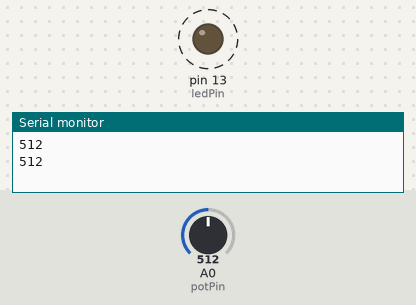
The sketch below on a simulated Arduino Uno, built with avr-gcc and run on an emulated ATmega328P. On the bench: output pins drawn as LEDs (lit = HIGH), the last lines printed to the serial monitor. Dashed ring = blinking. The test bench sets the inputs (shaded band); at power-on: A0 (potPin) = 512.

Above: at 1.8 s.
1.9 s: A0 (potPin) set to 306
At 2.2 s:
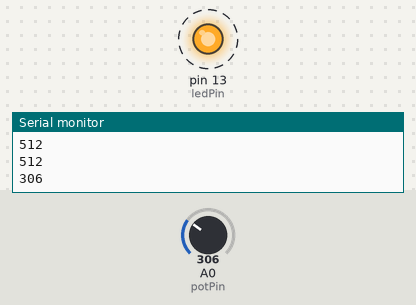
5.4 s: A0 (potPin) set to 122
At 5.56 s:
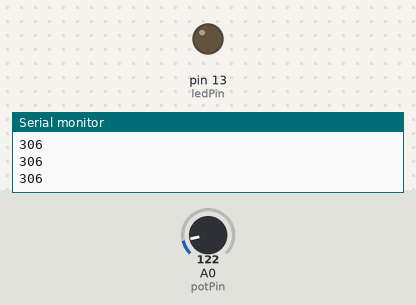
Timing chart, 0 to 14.9 s (numbered marks = the images above; inputs shaded):
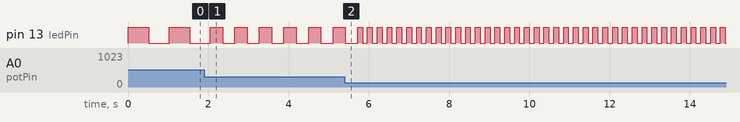

Measured:
- after the input at 1.9 s, pin 13 (ledPin): alternates HIGH for 0.31 s and LOW for 0.31 s, starting after 0.46 s
- by itself, pin 13 (ledPin): alternates HIGH for 0.51 s and LOW for 0.51 s

The sketch:

ex02_LED_potentiometer.ino
```cpp
/*
  Programme pour mesurer la position d’un potentiomètre
  et l’utiliser pour contrôler le rythme de clignotement d'une LED.

  Matériel :
    - Arduino Uno
    - LED
    - Résistance 330 ohm
    - Potentiometer
    - Breadboard
    - Câbles

  Connectique :
    - LED + connecté au pin 13
    - LED — connecté à la résistance 220 ohm
    - Résistance 220 ohm connectée au GND
    - Potentiomètre broche ext 1 connectée au 5V
    - Potentiomètre broche ext 2 connectée au GND
    - Potentiomètre broche centrale connectée au pin ANALOG IN A0
*/

// 1 - Entête du programme
// espace pour déclarer des librairies externes
// #include <nomDeLaLibrairie>

// définir des constantes
// const type nom = valeur;  ou  #define nom valeur;

// déclarer des variables globales qui seront modifiées lors de l'éxécution du programme
// type nom;

int potPin = A0;       // Le potentiomètre est connecté au analog pin A0
int ledPin = 13;       // Le LED est connecté au digital pin 13
int potValue;          // Déclaration d'une variable entière pour stocker la valeur du potentiomètre

// 2 - Fonction setup()
void setup(){
  // commandes exécutées une seule fois, au lancement du programme
  Serial.begin(9600);      // open the serial port at 9600 bps:
  pinMode(ledPin, OUTPUT);      // pour utiliser la broche 13 pour allumer une LED il faut la configurer comme sortie
}

// 3 - Fonction loop()
void loop(){
  // commandes exécutées cycliquement
  potValue = analogRead(potPin);    // potValue prend une valeur entre 0 et 1023, en fonction de la position du potPin
  Serial.println(potValue);

  digitalWrite(ledPin, HIGH);       // allume le LED (tension HIGH)
  delay(potValue);                  // temps de pause définie par la position du potentiomètre
  digitalWrite(ledPin, LOW);        // éteint le LED off (tension LOW)
  delay(potValue);                  // temps de pause définie par la position du potentiomètre
}
```
